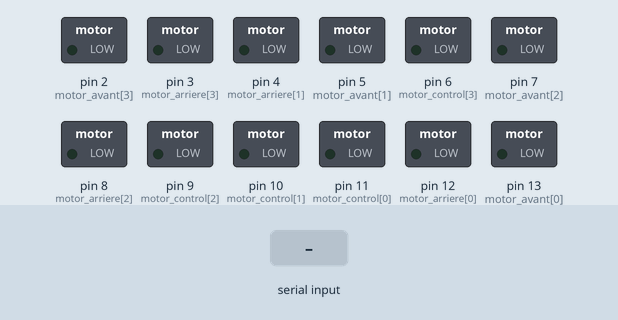
Simulated run of this sketch. Board: Arduino Uno, built with avr-gcc and run on an emulated ATmega328P. Parts: switched loads named in the sketch (green lamp = pin HIGH). Inputs (shaded band) come from the test bench.

Above: at 1.2 s.
1.3 s: "1" received over Serial
At 2.0 s:
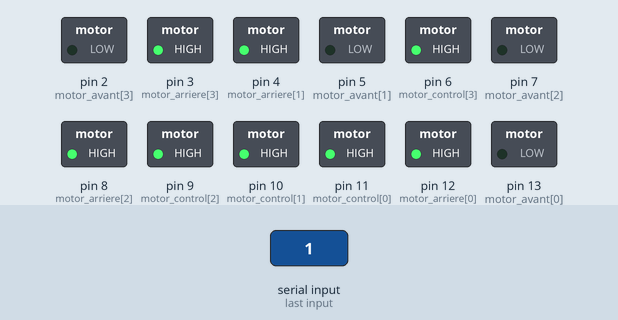
3.7 s: "2" received over Serial
At 4.4 s:
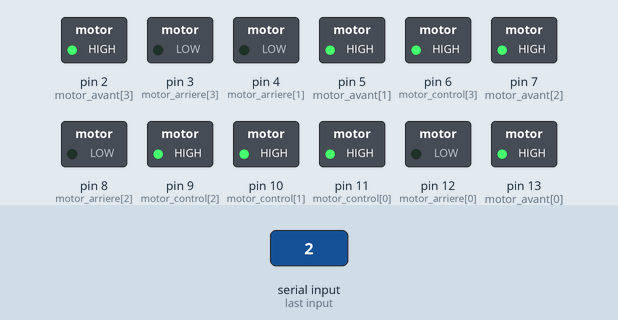
6.1 s: "3" received over Serial
At 6.4 s:
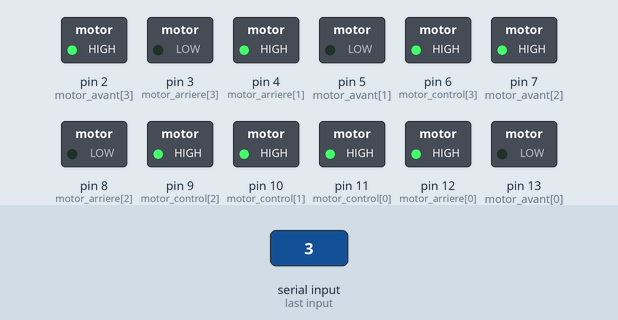
8.5 s: "4" received over Serial
At 9.2 s:
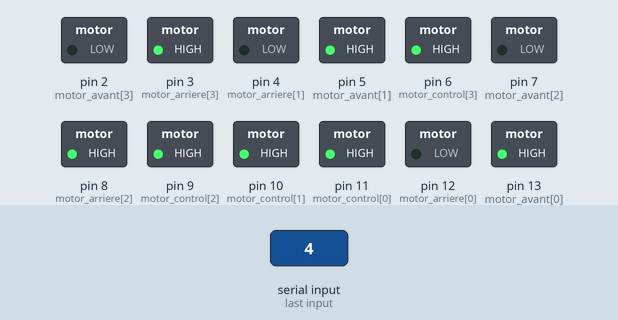
Timing chart, 0 to 11.5 s (numbered marks = the images above; inputs shaded):
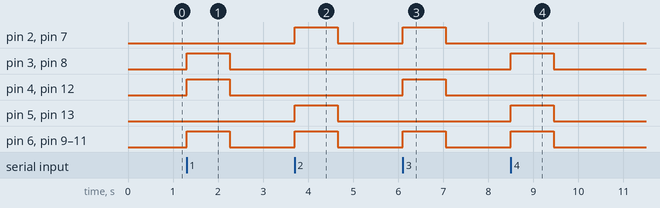

The sketch:

sketch_dec20a.ino
```cpp
//Variable moteur:
//{ arriere/droit, avant/droite, arriere/gauche, avant/gauche }
int motor_avant[]    = {13, 5, 7, 2};
int motor_arriere[]  = {12, 4, 8, 3};
int motor_control[]  = {11,10, 9, 6};

//Variable port serie
int donneeRecu = -1;
int drapeau  = 0; //1=CMDAvance ; 2=CMDRecule ; 3=CMDDroit ; 4=CMDGauche

//Variable pour arreter les moteurs quand aucune donnee est recu apres x temps
double timer = 0;


void setup()
{
  //Initialisation general des 4 servos moteurs
   for (int i=0; i <4; i++){
    pinMode(motor_avant[i],OUTPUT);
    pinMode(motor_arriere[i],OUTPUT);
    pinMode(motor_control[i],OUTPUT);
   }

  //Initialisation du port serie
  Serial.begin(9600);

  //les moteurs sont en arret initialement
  Stop();
}

//Programme principal
void loop()
{

  while (Serial.available() > 0) {
      // read the incoming byte:
      donneeRecu = Serial.read();
      timer =0;

      switch (donneeRecu){
        case '1':
          if (drapeau != 1){
            Avance();
            drapeau = 1;
          }
          break;
        case '2':
          if (drapeau != 2){
            Recule();
            drapeau = 2;
          }
          break;
        case '3':
          if (drapeau != 3){
            Droite();
            drapeau = 3;
          }
          break;
        case '4':
          if (drapeau != 4){
            Gauche();
            drapeau = 4;
          }
          break;
        case 'e':
          //le robot vient de toucher un mur
          if (drapeau !=5){
            //on recule
            Recule();
            drapeau = 5;
          }
          break;

      }

  }

  //horloge bidon qui arrete les moteurs apres quelques milliseconds (essaie erreur)
  timer++;
  if ((timer > 35000) && drapeau != 0){
    timer =0;
    drapeau = 0;
    Stop();
  }
}


//#################  FONCTIONS CONTROL MOTOR DEBUT  #######################################

void Recule(){
   //Moteurs { arriere/droit, avant/droit, arriere/gauche, avant/gauche } reculent
   for (int i=0; i <4; i++){
      digitalWrite(motor_avant[i],1);
      digitalWrite(motor_arriere[i],0);
      digitalWrite(motor_control[i],1);
   }
}

void Avance(){
   //Moteurs { arriere/droit, avant/droit, arriere/gauche, avant/gauche } avancent
   for (int i=0; i <4; i++){
      digitalWrite(motor_avant[i],0);
      digitalWrite(motor_arriere[i],1);
      digitalWrite(motor_control[i],1);
   }
}

void Droite(){
    //Moteurs { arriere/droit, avant/droit } reculent
     for (int i=2; i <4; i++){
      digitalWrite(motor_avant[i],1);
      digitalWrite(motor_arriere[i],0);
      digitalWrite(motor_control[i],1);
    }

     //Moteurs { arriere/gauche, avant/gauche } avancent
     for (int i=0; i <2; i++){
      digitalWrite(motor_avant[i],0);
      digitalWrite(motor_arriere[i],1);
      digitalWrite(motor_control[i],1);
   }
}

void Gauche(){
      //Moteurs { arriere/droit, avant/droit } avancent
     for (int i=2; i <4; i++){
      digitalWrite(motor_avant[i],0);
      digitalWrite(motor_arriere[i],1);
      digitalWrite(motor_control[i],1);
    }

     //Moteurs { arriere/gauche, avant/gauche } reculent
     for (int i=0; i <2; i++){
      digitalWrite(motor_avant[i],1);
      digitalWrite(motor_arriere[i],0);
      digitalWrite(motor_control[i],1);
   }
}

void Stop(){
     //Moteurs { arriere/droit, avant/droit, arriere/gauche, avant/gauche } arretent
   for (int i=0; i <4; i++){
      digitalWrite(motor_avant[i],0);
      digitalWrite(motor_arriere[i],0);
      digitalWrite(motor_control[i],0);
   }
}

//#################  FONCTIONS CONTROL MOTOR FIN  ##########################################
```

Measured:
- after the input at 1.3 s, pin 3 (motor_arriere[3]), pin 4 (motor_arriere[1]), pin 6 (motor_control[3]), pin 8 (motor_arriere[2]), pin 9 (motor_control[2]), pin 10 (motor_control[1]), pin 11 (motor_control[0]), pin 12 (motor_arriere[0]): LOW → HIGH at once, → LOW 0.95 s later
- after the input at 3.7 s, pin 2 (motor_avant[3]), pin 5 (motor_avant[1]), pin 6 (motor_control[3]), pin 7 (motor_avant[2]), pin 9 (motor_control[2]), pin 10 (motor_control[1]), pin 11 (motor_control[0]), pin 13 (motor_avant[0]): LOW → HIGH at once, → LOW 0.95 s later
- after the input at 6.1 s, pin 2 (motor_avant[3]), pin 4 (motor_arriere[1]), pin 6 (motor_control[3]), pin 7 (motor_avant[2]), pin 9 (motor_control[2]), pin 10 (motor_control[1]), pin 11 (motor_control[0]), pin 12 (motor_arriere[0]): LOW → HIGH at once, → LOW 0.95 s later
- after the input at 8.5 s, pin 3 (motor_arriere[3]), pin 5 (motor_avant[1]), pin 6 (motor_control[3]), pin 8 (motor_arriere[2]), pin 9 (motor_control[2]), pin 10 (motor_control[1]), pin 11 (motor_control[0]), pin 13 (motor_avant[0]): LOW → HIGH at once, → LOW 0.95 s later
